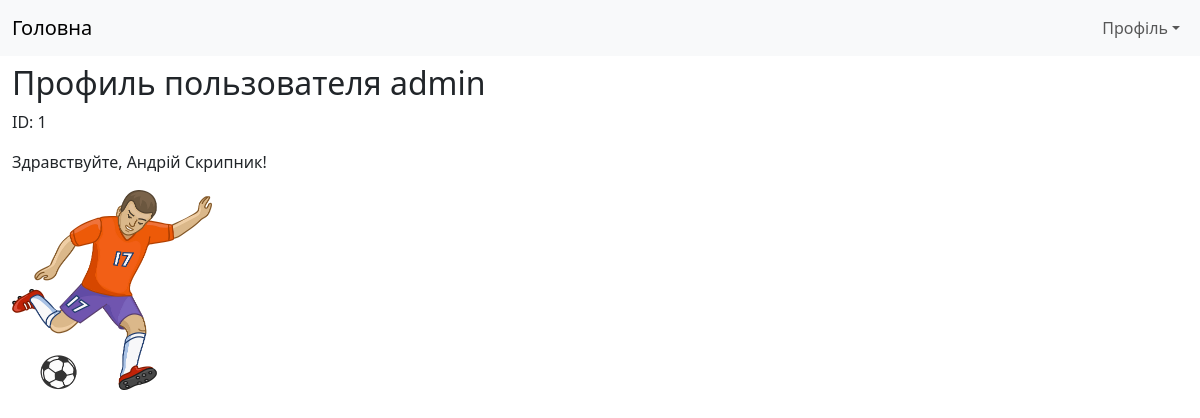
Page /accounts/profile/ (signed in) on the committed database.
### main/models.py (models this page shows, shortened)
class Player(AbstractUser):
    avatar = models.ImageField(upload_to=player_avatar_path, blank=True, default='avatars/default.png', verbose_name='Аватар')
    created_at = models.DateTimeField(auto_now_add=True)
    first_name = models.CharField(max_length=50, verbose_name="Ім'я")
    last_name = models.CharField(max_length=50, verbose_name="Прізвище")
    username = models.CharField(max_length=150, unique=True, verbose_name="Логін")
    class Meta(AbstractUser.Meta):
        verbose_name = 'Гравець'

### main/views.py (the view)
# urls.py: path('accounts/profile/', profile, name='profile'),
@login_required
def profile(request):
    return render(request, 'main/profile/profile.html')

### main/templates/main/profile/profile.html (shortened to what this page needs)
{% extends 'layout/basic.html' %}
{% load django_bootstrap5 %}
{% block content %}
<body class="container-fluid">
</body>
    <h2>Профиль пользователя {{ user.username }}</h2>
    <p>ID: {{ user.pk }}</p>
    {% if user.first_name and user.last_name %}
        <p>Здравствуйте, {{ user.first_name }} {{ user.last_name }}!</p>
    {% else %}
        <p>Здравствуйте!</p>
    {% endif %}
{% if user.avatar %}
    <img src="{{ user.avatar.url }}" width="200" height="200">
{% else %}
    <img src="/media/avatars/default.png" width="200" height="200">
{% endif %}
{% endblock %}

### rows in the picture
Player: username "admin", pk "1", first_name "Андрій", last_name "Скрипник", avatar (placeholder picture)
